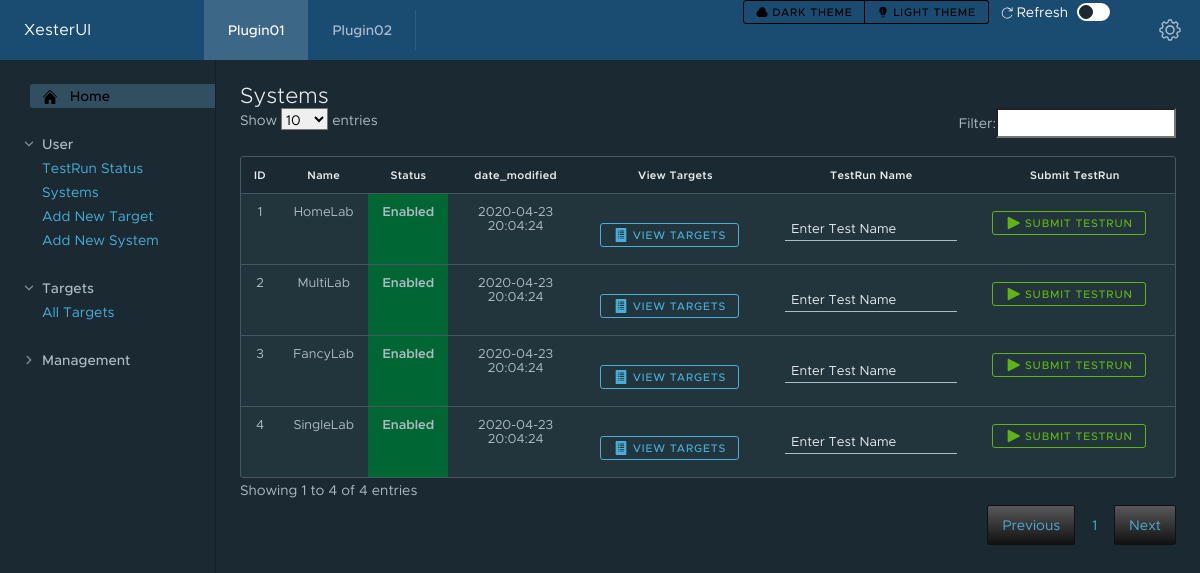
Page /UI/systems.php on the committed database.
### tables this page shows
CREATE TABLE SYSTEMS (
  ID int(11) NOT NULL AUTO_INCREMENT,
  SYSTEM_Name varchar(255) NOT NULL,
  STATUS_ID int(11) NOT NULL,
  PRIMARY KEY (ID),  
  FOREIGN KEY(STATUS_ID) REFERENCES STATUS(ID),
  date_modified TIMESTAMP NOT NULL DEFAULT CURRENT_TIMESTAMP ON UPDATE CURRENT_TIMESTAMP
);

CREATE TABLE STATUS (
  ID int(11) NOT NULL AUTO_INCREMENT,
  Status varchar(50) NOT NULL,
  HtmlColor varchar(10) Not NULL,
  HTML_Description varchar(20) Not NULL,
  PRIMARY KEY (ID),
  UNIQUE (Status),
  date_modified TIMESTAMP NOT NULL DEFAULT CURRENT_TIMESTAMP ON UPDATE CURRENT_TIMESTAMP
);

### UI/systems.php (the view, shortened to what this page needs)
<!DOCTYPE html>
<html lang="en">
<?php
	require_once 'components/header.php';
?>
<?php
if (!empty($_GET['TestName'])) {
	$TestName=$_GET['TestName'];
	$System_ID=$_GET['System_ID'];
	include 'components/database.php';
	$sql = "insert into testrun (Name,System_ID,STATUS_ID,RESULT_ID,Hidden) VALUES ('$TestName','$System_ID','5','6',0)";
	$pdo = Database::connect();
	$pdo->query($sql);
	Database::disconnect();
	header("Refresh:0 url=index.php");
} else {
?>
	<div class="content-area">
    <h3>Systems</h3>
				<div class="row">
					<table id="example" class="table compact">
						<thead>
							<tr>
							<th>ID</th>
							<th>Name</th>
							<th>Status</th>
							<th>date_modified</th>
							<th>View Targets</th>
							<th>TestRun Name</th>
							<th>Submit TestRun</th>
							</tr>
						</thead>
						<tbody>
							<?php
							$pdo = Database::connect();
							if (!empty($_GET['System_ID'])) {
								$System_ID=$_GET['System_ID'];
							} else {
								$System_ID = '%%';
							}
								$sql = "select sys.ID, "
										. "sys.SYSTEM_Name, "
										. "sys.Status_ID, "
										. "sys.date_modified, "
										. "s.Status, "
										. "s.HtmlColor "
									. "from SYSTEMS sys "
									. "join STATUS s on sys.Status_ID=s.ID "
									. "where sys.ID like '$System_ID'";
							foreach ($pdo->query($sql) as $row) {
								echo '<tr>';
								echo '<td>'. $row['ID'] . '</td>';
								echo '<td>'. $row['SYSTEM_Name'] . '</td>';
								echo '<td style=background-color:'. $row['HtmlColor'] . '><b>'. $row['Status'] . '</b></td>';
								echo '<td>'. $row['date_modified'] . '</td>';
								echo '<td><form action="targets.php" method="get"><input type="hidden" name="System_ID" value='.$row['ID'].'><input type="hidden" name="SYSTEM_Name" value='.$row['SYSTEM_Name'].'><button class="btn btn-info btn-sm"><clr-icon class="is-solid" shape="list" size="16"></clr-icon> View Targets</button></form></td>';
                                echo '<td><form><input type="text" name="TestName" value="Enter Test Name"></td>';
                                echo '<td><input type="hidden" name="System_ID" value='.$row['ID'].'><button class="btn btn-success-outline btn-sm"><clr-icon class="is-solid" shape="play" size="16"></clr-icon> Submit TestRun</button></form></td>';
								echo '</tr>';
							}
							?>
						</tbody>
					</table>
		</div>
	</div>
    <nav class="sidenav">
	</nav>
</div>
</body>
<?php
	}
?>
</html>

### UI/components/header.php (shortened to what this page needs)
<!DOCTYPE html>
<html lang="en">
    <head>
		<link rel="stylesheet" href="components/css/clarity-ui-dark.min.css" title="dark" type="text/css" />
		<link rel="alternate stylesheet" href="components/css/clarity-ui.min.css" title="light" type="text/css"/>
        <link rel="stylesheet" href="components/css/clarity-icons.min.css">
        <link rel="stylesheet" href="components/css/custom-datatables.jquery.min.css">
        <link rel="stylesheet" href="components/css/custom-buttons.css">
    </head>
    <body onload="set_style_from_cookie()">
        <div class="main-container">
            <header class="header header-3">
                <div class="branding">
                    <a href="index.php" class="nav-link">
                        <span class="title">XesterUI</span>
                    </a>
                </div>
                <div class="header-nav">
                    <a href="index.php" class="active nav-link nav-text">Plugin01</a>
                    <a href="index.php" class="nav-link nav-text">Plugin02</a>
                </div>
                <div class="header-actions">
                    <div class="btn-group">
                        <button class="btn btn-inverse btn-sm" type="button" onclick="switch_style('dark');return false;" name="theme" value="Dark Theme" id="dark"><clr-icon class="is-solid" size="12" shape="cloud"></clr-icon> Dark Theme</button>
                        <button class="btn btn-inverse btn-sm" type="button" onclick="switch_style('light');return false;" name="theme" value="Light Theme" id="light"><clr-icon class="is-solid" size="12" shape="lightbulb"></clr-icon> Light Theme</button>
                    </div>
                    <div class="toggle-switch">
                        <label for="reloadCB"><clr-icon class="is-solid" size="12" shape="refresh"></clr-icon> Refresh</label>
                    </div>
                    <a href="https://github.com/jpsider/xesterui" class="nav-link nav-icon" target="_blank">
                        <clr-icon shape="cog"></clr-icon>
                    </a>
                </div>
            </header>
	    <div class="content-container">

### rows in the picture
systems: ID "1", SYSTEM_Name "HomeLab", STATUS_ID.Status "Enabled", date_modified "2020-04-23 20:04:24"
systems: ID "2", SYSTEM_Name "MultiLab", STATUS_ID.Status "Enabled", date_modified "2020-04-23 20:04:24"
systems: ID "3", SYSTEM_Name "FancyLab", STATUS_ID.Status "Enabled", date_modified "2020-04-23 20:04:24"
systems: ID "4", SYSTEM_Name "SingleLab", STATUS_ID.Status "Enabled", date_modified "2020-04-23 20:04:24"
